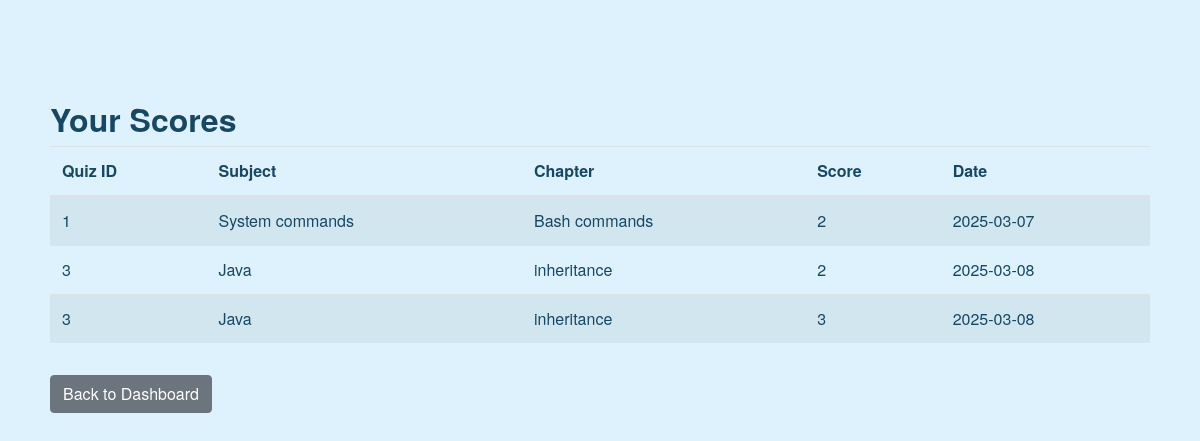
Page /user/scores (signed in) on the earlier database version.
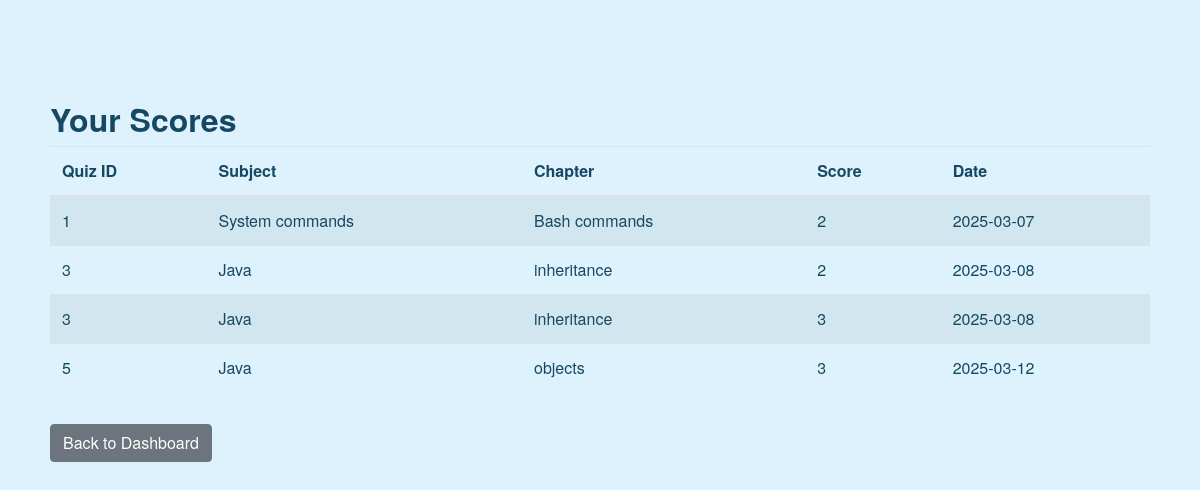
Same page on the later database version.
### controllers/models.py (models this page shows, shortened)
class Score(db.Model):
    __tablename__ = 'scores'
    id = db.Column(db.Integer, primary_key=True)
    quiz_id = db.Column(db.Integer, db.ForeignKey('quizzes.id'), nullable=False)
    user_id = db.Column(db.Integer, db.ForeignKey('users.id'), nullable=False)
    timestamp = db.Column(db.DateTime, default=datetime.utcnow)
    total_scored = db.Column(db.Integer, nullable=False)

class Quiz(db.Model):
    __tablename__ = 'quizzes'
    id = db.Column(db.Integer, primary_key=True)
    chapter_id = db.Column(db.Integer, db.ForeignKey('chapters.id'), nullable=False)
    date_of_quiz = db.Column(db.DateTime, nullable=False)
    time_duration = db.Column(db.String(50), nullable=False)  # Format: "HH:MM"
    remarks = db.Column(db.Text)
    questions = db.relationship('Question', backref='quiz',lazy=True)
    scores = db.relationship('Score', backref='quiz', lazy=True)

class Subject(db.Model):
    __tablename__ = 'subjects'
    id = db.Column(db.Integer, primary_key=True)
    name = db.Column(db.String(100), unique=True, nullable=False)
    description = db.Column(db.Text)
    chapters = db.relationship('Chapter', backref='subject', lazy=True)#related data is loaded when accessed by chapter

class Chapter(db.Model):
    __tablename__ = 'chapters'
    id = db.Column(db.Integer, primary_key=True)
    name = db.Column(db.String(100), nullable=False)
    description = db.Column(db.Text)
    subject_id = db.Column(db.Integer, db.ForeignKey('subjects.id', ondelete="CASCADE"), nullable=False)
    quizzes = db.relationship('Quiz', backref='chapter', lazy=True)

### controllers/user_routes.py (the view)
    @app.route('/user/scores')
    def user_scores():
        if 'user_id' not in session:
            flash("Please log in first.", "warning")
            return redirect(url_for('login'))
        user_id = session.get('user_id')
        scores = Score.query.filter_by(user_id=user_id).all()
        return render_template('user_scores.html', scores=scores)

### templates/user_scores.html (shortened to what this page needs)
{% extends 'base.html' %}
{% block content %}
<div class="container mt-4">
  <h2>Your Scores</h2>
  {% if scores %}
    <table class="table table-striped">
      <thead>
        <tr>
          <th>Quiz ID</th>
          <th>Subject</th>
          <th>Chapter</th>
          <th>Score</th>
          <th>Date</th>
        </tr>
      </thead>
      <tbody>
        {% for score in scores %}
          <tr>
            <td>{{ score.quiz.id }}</td>
            <td>{{ score.quiz.chapter.subject.name }}</td>
            <td>{{ score.quiz.chapter.name }}</td>
            <td>{{ score.total_scored }}</td>
            <td>{{ score.timestamp.strftime('%Y-%m-%d') }}</td>
          </tr>
        {% endfor %}
      </tbody>
    </table>
  {% else %}
    <p>no quizzes taken yet.</p>
  {% endif %}
  <a href="{{ url_for('user_dashboard') }}" class="btn btn-secondary mt-3">Back to Dashboard</a>
</div>
{% endblock %}

Differences in the rows shown:
added Score: quiz.id "5", quiz.chapter.subject.name "Java", quiz.chapter.name "objects", total_scored "3", timestamp "2025-03-12"
